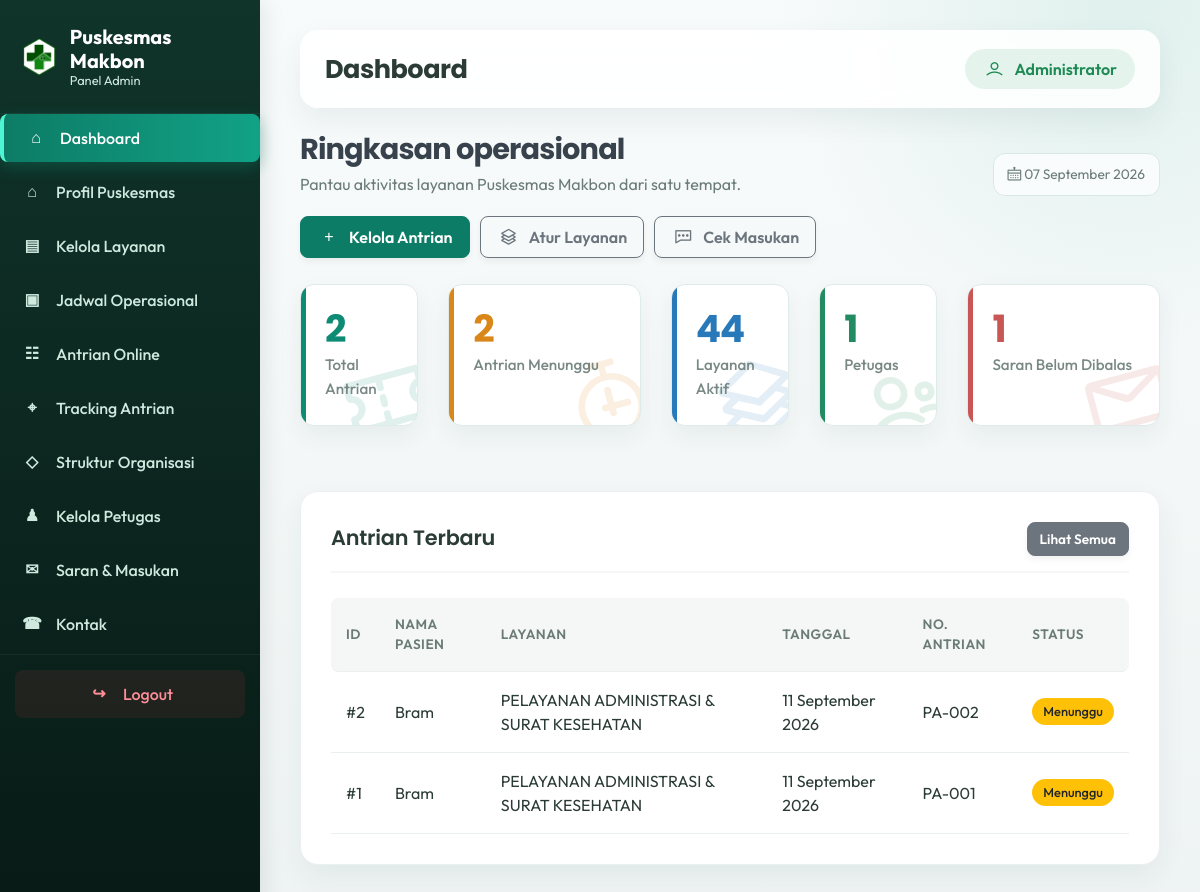
Screenshot of /admin/dashboard.php (signed in) with the database file from the repository.
### tables this page shows
CREATE TABLE `antrian_online` (
  `id_antrian` int NOT NULL,
  `nama_pasien` varchar(100) NOT NULL,
  `no_hp` varchar(20) DEFAULT NULL,
  `alamat` text,
  `id_layanan` int DEFAULT NULL,
  `layanan` varchar(100) DEFAULT NULL,
  `tanggal_antrian` date NOT NULL,
  `nomor_antrian` int NOT NULL,
  `status` enum('Menunggu','Diproses','Selesai','Dibatalkan') NOT NULL DEFAULT 'Menunggu',
  `id_petugas` int DEFAULT NULL,
  `created_at` timestamp NULL DEFAULT CURRENT_TIMESTAMP
);

### admin/dashboard.php (the view, shortened to what this page needs)
<?php
require_once __DIR__ . '/../config/database.php';
$totalAntrianHariIni = $pdo->query("SELECT COUNT(*) c FROM antrian_online WHERE tanggal_antrian = CURDATE()")->fetch()['c'];
$totalAntrianSemua   = $pdo->query("SELECT COUNT(*) c FROM antrian_online")->fetch()['c'];
$totalMenunggu       = $pdo->query("SELECT COUNT(*) c FROM antrian_online WHERE status = 'Menunggu'")->fetch()['c'];
$totalLayanan        = $pdo->query("SELECT COUNT(*) c FROM layanan WHERE status = 'Aktif'")->fetch()['c'];
$totalPetugas        = $pdo->query("SELECT COUNT(*) c FROM petugas")->fetch()['c'];
$totalSaranBaru      = $pdo->query("SELECT COUNT(*) c FROM saran_masukan WHERE status = 'Baru'")->fetch()['c'];
$antrianTerbaru = $pdo->query("SELECT * FROM antrian_online ORDER BY id_antrian DESC LIMIT 6")->fetchAll();
require_once __DIR__ . '/includes/layout_top.php';
?>
<div class="dashboard-intro">
    <div>
        <h2>Ringkasan operasional</h2>
        <p>Pantau aktivitas layanan Puskesmas Makbon dari satu tempat.</p>
    </div>
    <div class="dashboard-date"><i class="lni lni-calendar"></i> <?= tanggal_indo(date('Y-m-d')) ?></div>
</div>
<div class="quick-actions">
    <a href="antrian.php" class="btn btn-primary"><i class="lni lni-plus"></i> Kelola Antrian</a>
    <a href="layanan.php" class="btn btn-outline-secondary"><i class="lni lni-layers"></i> Atur Layanan</a>
    <a href="saran.php" class="btn btn-outline-secondary"><i class="lni lni-comments"></i> Cek Masukan</a>
</div>
<div class="row mb-4">
    <div class="col-md-2 col-sm-6 mb-3">
        <div class="card stat-card-modern accent-teal">
            <i class="lni lni-ticket icon-bg text-white"></i>
            <div class="card-body">
                <h3 class="mb-0"><?= $totalAntrianHariIni > 0 ? $totalAntrianHariIni : $totalAntrianSemua ?></h3>
                <small><?= $totalAntrianHariIni > 0 ? 'Antrian Hari Ini' : 'Total Antrian' ?></small>
            </div>
        </div>
    </div>
    <div class="col-md-3 col-sm-6 mb-3">
        <div class="card stat-card-modern accent-amber">
            <i class="lni lni-timer icon-bg text-white"></i>
            <div class="card-body">
                <h3 class="mb-0"><?= $totalMenunggu ?></h3>
                <small>Antrian Menunggu</small>
            </div>
        </div>
    </div>
    <div class="col-md-2 col-sm-6 mb-3">
        <div class="card stat-card-modern accent-blue">
            <i class="lni lni-layers icon-bg text-white"></i>
            <div class="card-body">
                <h3 class="mb-0"><?= $totalLayanan ?></h3>
                <small>Layanan Aktif</small>
            </div>
        </div>
    </div>
    <div class="col-md-2 col-sm-6 mb-3">
        <div class="card stat-card-modern accent-green">
            <i class="lni lni-users icon-bg text-white"></i>
            <div class="card-body">
                <h3 class="mb-0"><?= $totalPetugas ?></h3>
                <small>Petugas</small>
            </div>
        </div>
    </div>
    <div class="col-md-3 col-sm-6 mb-3">
        <div class="card stat-card-modern accent-red">
            <i class="lni lni-envelope icon-bg text-white"></i>
            <div class="card-body">
                <h3 class="mb-0"><?= $totalSaranBaru ?></h3>
                <small>Saran Belum Dibalas</small>
            </div>
        </div>
    </div>
</div>
<div class="panel">
    <div class="panel-head">
        <h2>Antrian Terbaru</h2>
        <a href="antrian.php" class="btn btn-secondary btn-sm">Lihat Semua</a>
    </div>
    <table>
        <thead><tr><th>ID</th><th>Nama Pasien</th><th>Layanan</th><th>Tanggal</th><th>No. Antrian</th><th>Status</th></tr></thead>
        <tbody>
            <?php foreach ($antrianTerbaru as $a): ?>
            <tr>
                <td>#<?= $a['id_antrian'] ?></td>
                <td><?= clean($a['nama_pasien']) ?></td>
                <td><?= clean($a['layanan']) ?></td>
                <td><?= tanggal_indo($a['tanggal_antrian']) ?></td>
                <td><?= format_nomor_antrian($a['nomor_antrian'], $a['layanan']) ?></td>
                <td><?= badge_status($a['status']) ?></td>
            </tr>
            <?php endforeach; ?>
        </tbody>
    </table>
</div>
<?php require_once __DIR__ . '/includes/layout_bottom.php'; ?>

### includes/functions.php (shortened to what this page needs)
<?php
function clean($str)
{
    return htmlspecialchars(trim($str ?? ''), ENT_QUOTES, 'UTF-8');
}
function tanggal_indo($tanggal)
{
    $bulan = [
        1 => 'Januari', 2 => 'Februari', 3 => 'Maret', 4 => 'April',
        5 => 'Mei', 6 => 'Juni', 7 => 'Juli', 8 => 'Agustus',
        9 => 'September', 10 => 'Oktober', 11 => 'November', 12 => 'Desember'
    ];
    $ts = strtotime($tanggal);
    return date('d', $ts) . ' ' . $bulan[(int)date('n', $ts)] . ' ' . date('Y', $ts);
}
function badge_status($status)
{
    $map = [
        'Menunggu'   => 'badge-warning',
        'Diproses'   => 'badge-info',
        'Selesai'    => 'badge-success',
        'Dibatalkan' => 'badge-danger',
    ];
    $class = $map[$status] ?? 'badge-secondary';
    return "<span class='badge {$class}'>" . clean($status) . "</span>";
}
function format_nomor_antrian($nomor, $layanan)
{
    $words = explode(' ', str_replace(['&', '-'], '', strtoupper($layanan)));
    $prefix = '';
    foreach ($words as $w) {
        if (trim($w) !== '') {
            $prefix .= $w[0];
        }
        if (strlen($prefix) >= 2) break;
    }
    return $prefix . '-' . str_pad($nomor, 3, '0', STR_PAD_LEFT);
}

### assets/traveland/css/style.css (style rules this page uses)
body { font-family: "Poppins", sans-serif; font-weight: normal; font-style: normal; color: #747E88; }
* { margin: 0; padding: 0; -webkit-box-sizing: border-box; box-sizing: border-box; }
a { color: #EEC41E; }
i, span, a { display: inline-block; }
h1, h2, h3, h4, h5, h6 { font-family: "Poppins", sans-serif; font-weight: 700; color: #38424D; margin: 0px; }
h2 { font-size: 36px; }
h3 { font-size: 28px; }
p { font-size: 16px; font-weight: 400; line-height: 24px; color: #747E88; margin: 0px; }

### rows the page displays
antrian_online: id_antrian "2", nama_pasien "Bram", layanan "PELAYANAN ADMINISTRASI & SURAT KESEHATAN", tanggal_antrian "11 September 2026", format_nomor_antrian($a['nomor_antrian'], $a['layanan']) "PA-002", status "Menunggu"
antrian_online: id_antrian "1", nama_pasien "Bram", layanan "PELAYANAN ADMINISTRASI & SURAT KESEHATAN", tanggal_antrian "11 September 2026", format_nomor_antrian($a['nomor_antrian'], $a['layanan']) "PA-001", status "Menunggu"

### other values shown
$page_title "Dashboard"
$_SESSION['admin_nama'] "Administrator"
$totalAntrianSemua "2"
$totalMenunggu "2"
$totalLayanan "44"
$totalPetugas "1"
$totalSaranBaru "1"
